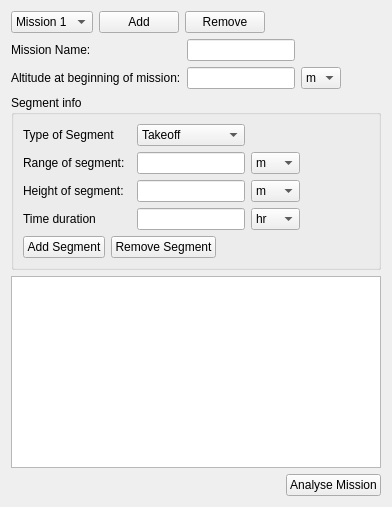
      <widget class="QWidget" name="mission_tab">
       <attribute name="title">
        <string>Mission Definition</string>
       </attribute>
       <layout class="QVBoxLayout" name="verticalLayout_11">
        <item>
         <layout class="QHBoxLayout" name="horizontalLayout_2">
          <item>
           <widget class="QComboBox" name="miss_select_comb">
            <item>
             <property name="text">
              <string>Mission 1</string>
             </property>
            </item>
           </widget>
          </item>
          <item>
           <widget class="QPushButton" name="miss_add_push">
            <property name="text">
             <string>Add</string>
            </property>
           </widget>
          </item>
          <item>
           <widget class="QPushButton" name="miss_rem_push">
            <property name="text">
             <string>Remove</string>
            </property>
           </widget>
          </item>
          <item>
           <spacer name="horizontalSpacer_5">
            <property name="orientation">
             <enum>Qt::Horizontal</enum>
            </property>
            <property name="sizeHint" stdset="0">
             <size>
              <width>40</width>
              <height>20</height>
             </size>
            </property>
           </spacer>
          </item>
         </layout>
        </item>
        <item>
         <layout class="QGridLayout" name="gridLayout_7">
          <item row="1" column="2">
           <widget class="QComboBox" name="alt_beg_seg_m_comb">
            <item>
             <property name="text">
              <string>m</string>
             </property>
            </item>
            <item>
             <property name="text">
              <string>ft</string>
             </property>
            </item>
           </widget>
          </item>
          <item row="0" column="3">
           <spacer name="horizontalSpacer_2">
            <property name="orientation">
             <enum>Qt::Horizontal</enum>
            </property>
            <property name="sizeHint" stdset="0">
             <size>
              <width>40</width>
              <height>20</height>
             </size>
            </property>
           </spacer>
          </item>
          <item row="0" column="0">
           <widget class="QLabel" name="miss_nam_lab">
            <property name="text">
             <string>Mission Name: </string>
            </property>
           </widget>
          </item>
          <item row="1" column="1">
           <widget class="QLineEdit" name="alt_beg_inp"/>
          </item>
          <item row="0" column="1">
           <widget class="QLineEdit" name="miss_nam_inp"/>
          </item>
          <item row="1" column="0">
           <widget class="QLabel" name="alt_beg_lab">
            <property name="text">
             <string>Altitude at beginning of mission:</string>
            </property>
           </widget>
          </item>
         </layout>
        </item>
        <item>
         <widget class="QGroupBox" name="seg_inf_gb">
          <property name="title">
           <string>Segment info</string>
          </property>
          <layout class="QVBoxLayout" name="verticalLayout_12">
           <item>
            <layout class="QGridLayout" name="segment_info_grid1">
             <item row="0" column="0">
              <widget class="QLabel" name="typ_seg_lab">
               <property name="text">
                <string>Type of Segment</string>
               </property>
              </widget>
             </item>
             <item row="2" column="1">
              <widget class="QLineEdit" name="ht_seg_inp"/>
             </item>
             <item row="1" column="0">
              <widget class="QLabel" name="rang_seg_lab">
               <property name="text">
                <string>Range of segment:  </string>
               </property>
              </widget>
             </item>
             <item row="2" column="0">
              <widget class="QLabel" name="ht_seg_lab">
               <property name="text">
                <string>Height of segment:  </string>
               </property>
              </widget>
             </item>
             <item row="0" column="1">
              <widget class="QComboBox" name="typ_seg_comb">
               <item>
                <property name="text">
                 <string>Takeoff</string>
                </property>
               </item>
               <item>
                <property name="text">
                 <string>Climb</string>
                </property>
               </item>
               <item>
                <property name="text">
                 <string>Cruise</string>
                </property>
               </item>
               <item>
                <property name="text">
                 <string>Loiter</string>
                </property>
               </item>
               <item>
                <property name="text">
                 <string>Descent</string>
                </property>
               </item>
               <item>
                <property name="text">
                 <string>Landing</string>
                </property>
               </item>
              </widget>
             </item>
             <item row="3" column="0">
              <widget class="QLabel" name="time_seg_lab">
               <property name="text">
                <string>Time duration        </string>
               </property>
              </widget>
             </item>
             <item row="3" column="1">
              <widget class="QLineEdit" name="time_seg_inp"/>
             </item>
             <item row="1" column="1">
              <widget class="QLineEdit" name="rang_seg_inp"/>
             </item>
             <item row="0" column="3">
              <spacer name="horizontalSpacer_4">
               <property name="orientation">
                <enum>Qt::Horizontal</enum>
               </property>
               <property name="sizeHint" stdset="0">
                <size>
                 <width>40</width>
                 <height>20</height>
                </size>
               </property>
              </spacer>
             </item>
             <item row="1" column="2">
              <widget class="QComboBox" name="rang_seg_m_comb">
               <item>
                <property name="text">
                 <string>m</string>
                </property>
               </item>
               <item>
                <property name="text">
                 <string>km</string>
                </property>
               </item>
               <item>
                <property name="text">
                 <string>ft</string>
                </property>
               </item>
              </widget>
             </item>
             <item row="2" column="2">
              <widget class="QComboBox" name="ht_seg_m_comb">
               <item>
                <property name="text">
                 <string>m</string>
                </property>
               </item>
               <item>
                <property name="text">
                 <string>km</string>
                </property>
               </item>
               <item>
                <property name="text">
                 <string>ft</string>
                </property>
               </item>
              </widget>
             </item>
             <item row="3" column="2">
              <widget class="QComboBox" name="time_seg_hr_comb">
               <item>
                <property name="text">
                 <string>hr</string>
                </property>
               </item>
               <item>
                <property name="text">
                 <string>min</string>
                </property>
               </item>
              </widget>
             </item>
            </layout>
           </item>
           <item>
            <layout class="QHBoxLayout" name="horizontalLayout_50">
             <item>
              <widget class="QPushButton" name="add_seg_push">
               <property name="text">
                <string>Add Segment</string>
               </property>
              </widget>
             </item>
             <item>
              <widget class="QPushButton" name="rem_seg_push">
               <property name="text">
                <string>Remove Segment</string>
               </property>
              </widget>
             </item>
             <item>
              <spacer name="horizontalSpacer_7">
               <property name="orientation">
                <enum>Qt::Horizontal</enum>
               </property>
               <property name="sizeHint" stdset="0">
                <size>
                 <width>40</width>
                 <height>20</height>
                </size>
               </property>
              </spacer>
             </item>
            </layout>
           </item>
          </layout>
         </widget>
        </item>
        <item>
         <widget class="QGraphicsView" name="mission_graphics"/>
        </item>
        <item>
         <layout class="QHBoxLayout" name="horizontalLayout_4">
          <item>
           <spacer name="horizontalSpacer_6">
            <property name="orientation">
             <enum>Qt::Horizontal</enum>
            </property>
            <property name="sizeHint" stdset="0">
             <size>
              <width>40</width>
              <height>20</height>
             </size>
            </property>
           </spacer>
          </item>
          <item>
           <widget class="QPushButton" name="ana_miss_push">
            <property name="text">
             <string>Analyse Mission</string>
            </property>
           </widget>
          </item>
         </layout>
        </item>
       </layout>
      </widget>
